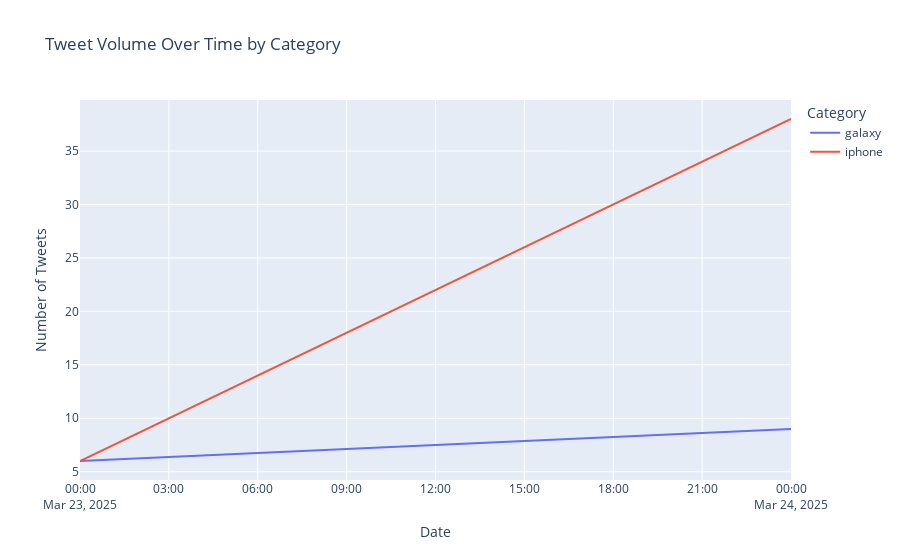

Source (notebook cell):
### Code cell
# Interactive visualizations with Plotly
# Daily tweet volume
fig = px.line(df_daily, x='date', y='count', color='category',
              title='Tweet Volume Over Time by Category',
              labels={'count': 'Number of Tweets', 'date': 'Date', 'category': 'Category'},
              line_shape='spline', render_mode='svg')
fig.update_layout(hovermode='x unified')
fig.show()

### Figure 1 — Plotly figure (JSON) as saved in the notebook; plotly's stock layout.template omitted (floating-point values rounded to 4 significant figures)
{"data": [{"hovertemplate": "Category=galaxy<br>Date=%{x}<br>Number of Tweets=%{y}<extra></extra>", "legendgroup": "galaxy", "line": {"color": "#636efa", "dash": "solid", "shape": "spline"}, "marker": {"symbol": "circle"}, "mode": "lines", "name": "galaxy", "orientation": "v", "showlegend": true, "type": "scatter", "x": ["2025-03-23T00:00:00.000000000", "2025-03-24T00:00:00.000000000"], "xaxis": "x", "y": [6, 9], "yaxis": "y"}, {"hovertemplate": "Category=iphone<br>Date=%{x}<br>Number of Tweets=%{y}<extra></extra>", "legendgroup": "iphone", "line": {"color": "#EF553B", "dash": "solid", "shape": "spline"}, "marker": {"symbol": "circle"}, "mode": "lines", "name": "iphone", "orientation": "v", "showlegend": true, "type": "scatter", "x": ["2025-03-23T00:00:00.000000000", "2025-03-24T00:00:00.000000000"], "xaxis": "x", "y": [6, 38], "yaxis": "y"}], "layout": {"hovermode": "x unified", "legend": {"title": {"text": "Category"}, "tracegroupgap": 0}, "title": {"text": "Tweet Volume Over Time by Category"}, "xaxis": {"anchor": "y", "domain": [0, 1], "title": {"text": "Date"}}, "yaxis": {"anchor": "x", "domain": [0, 1], "title": {"text": "Number of Tweets"}}}}
